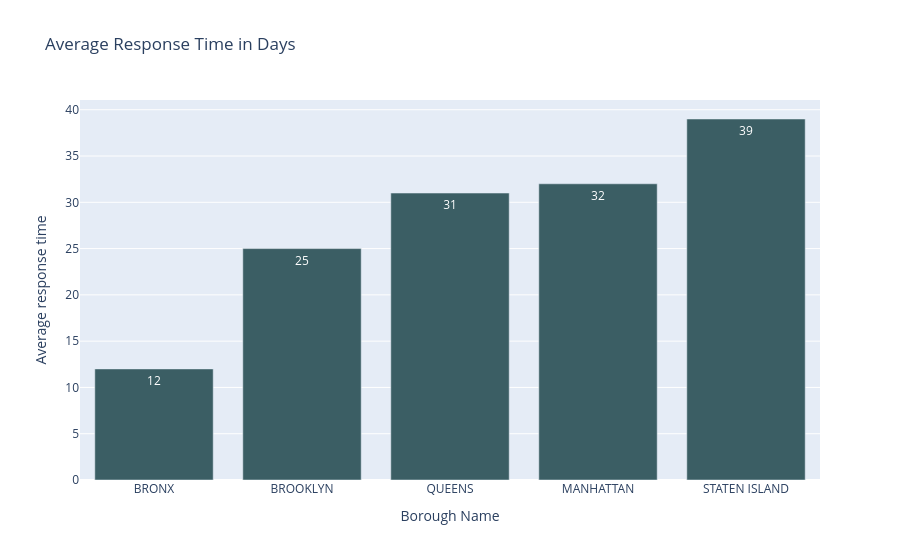

Notebook source saved alongside this figure:
### Code cell
px.bar(data_frame=plot_df, x='borough', y='response_time_days', title='Average Response Time in Days',
                             labels={'borough':'Borough Name' , 'response_time_days' : 'Average response time'}, text_auto=True , color_discrete_sequence= ["#3B5E64"])

### Figure 1 — Plotly figure (JSON) as saved in the notebook; plotly's stock layout.template omitted (floating-point values rounded to 4 significant figures)
{"data": [{"hovertemplate": "Borough Name=%{x}<br>Average response time=%{y}<extra></extra>", "legendgroup": "", "marker": {"color": "#3B5E64", "pattern": {"shape": ""}}, "name": "", "orientation": "v", "showlegend": false, "textposition": "auto", "texttemplate": "%{y}", "type": "bar", "x": ["BRONX", "BROOKLYN", "QUEENS", "MANHATTAN", "STATEN ISLAND"], "xaxis": "x", "y": [12, 25, 31, 32, 39], "yaxis": "y"}], "layout": {"barmode": "relative", "legend": {"tracegroupgap": 0}, "title": {"text": "Average Response Time in Days"}, "xaxis": {"anchor": "y", "domain": [0, 1], "title": {"text": "Borough Name"}}, "yaxis": {"anchor": "x", "domain": [0, 1], "title": {"text": "Average response time"}}}}
